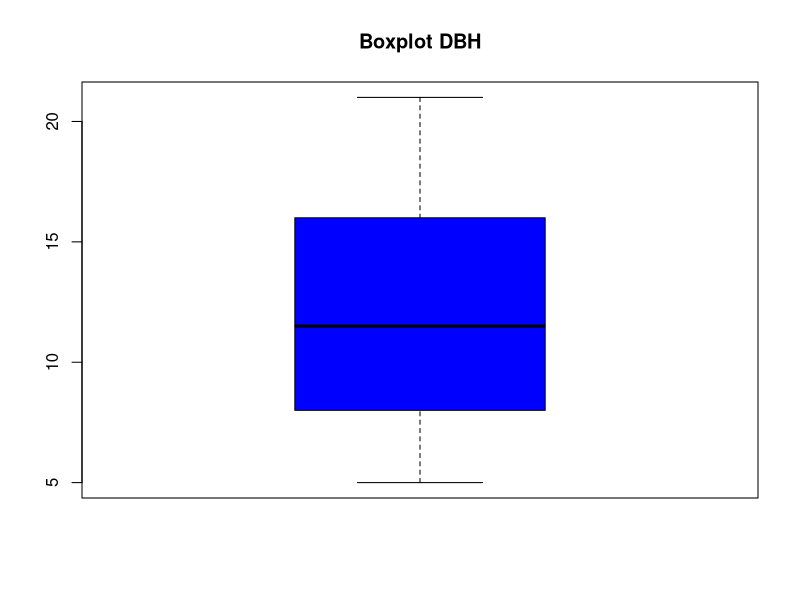
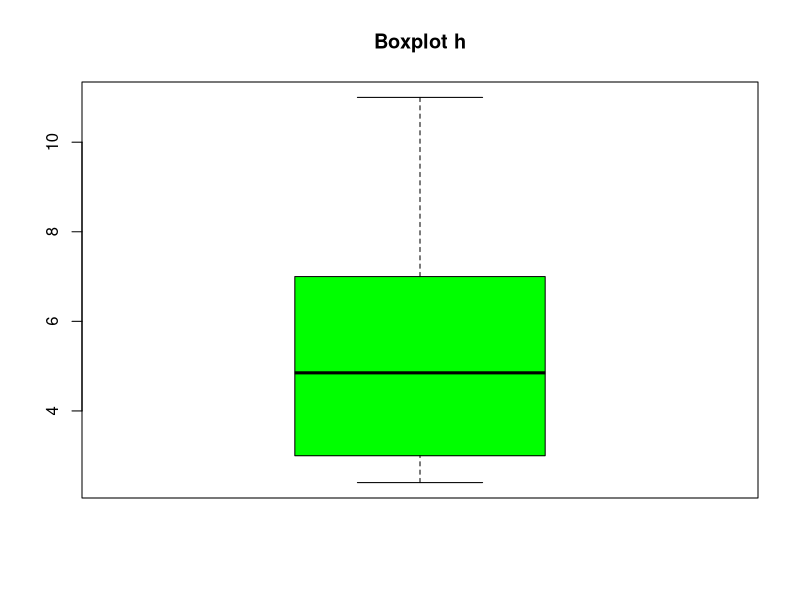
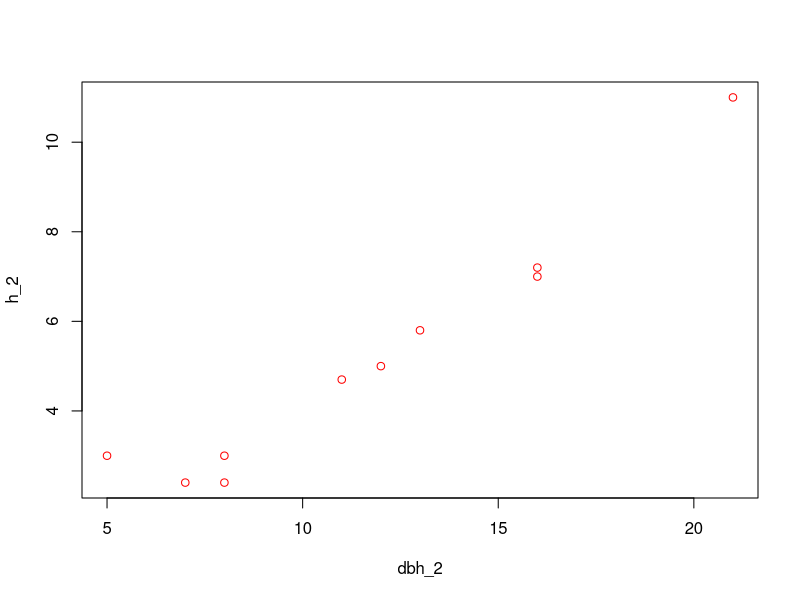
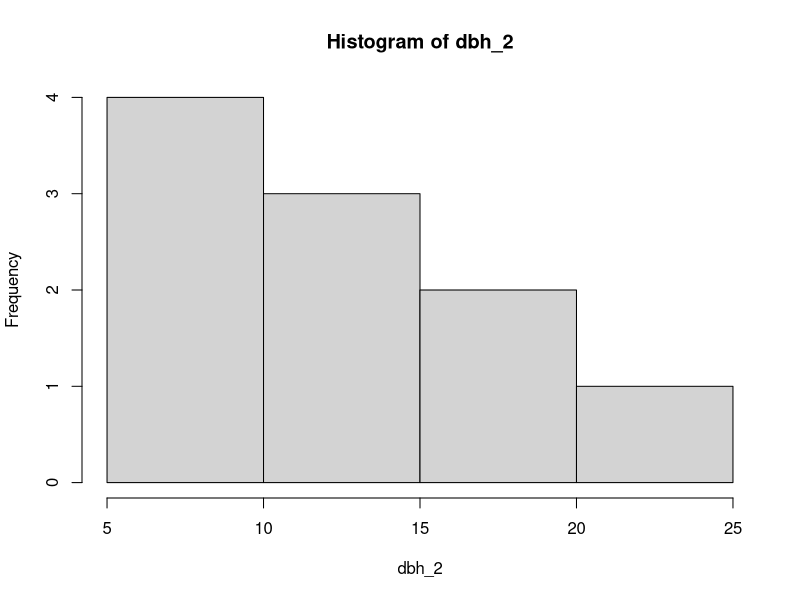
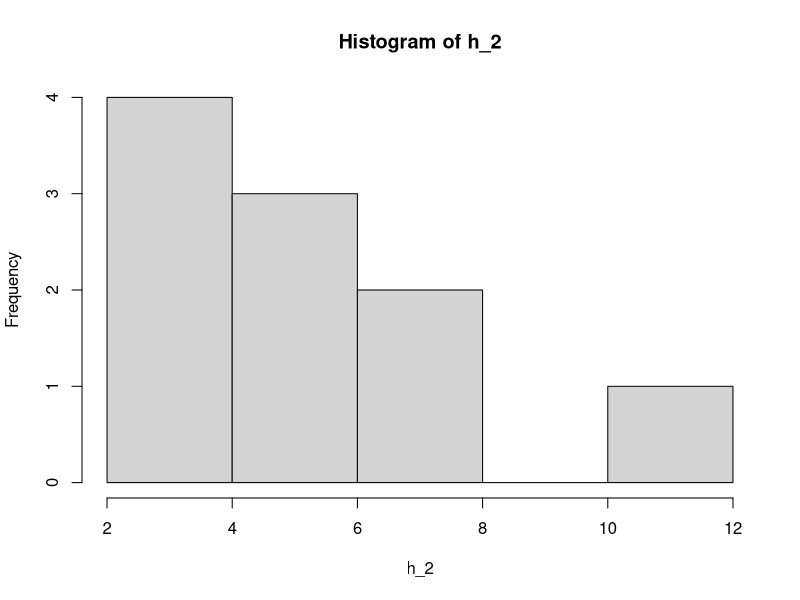
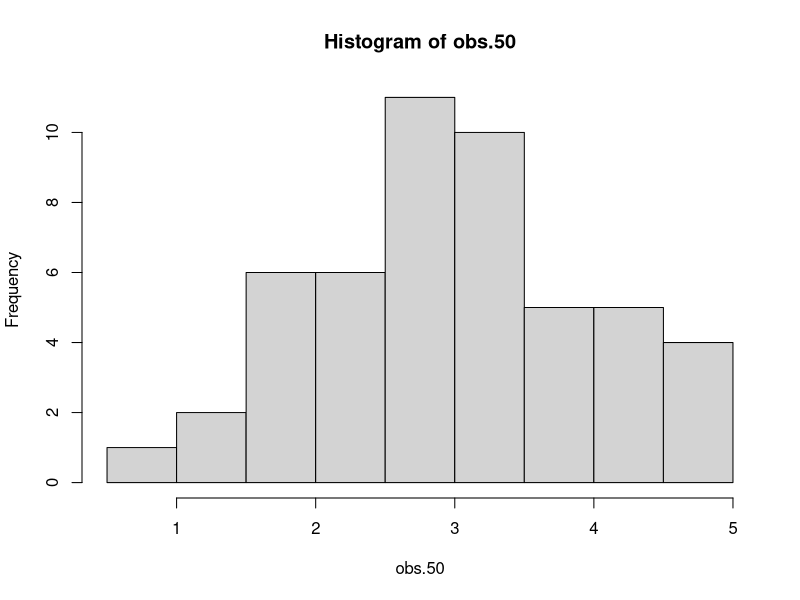
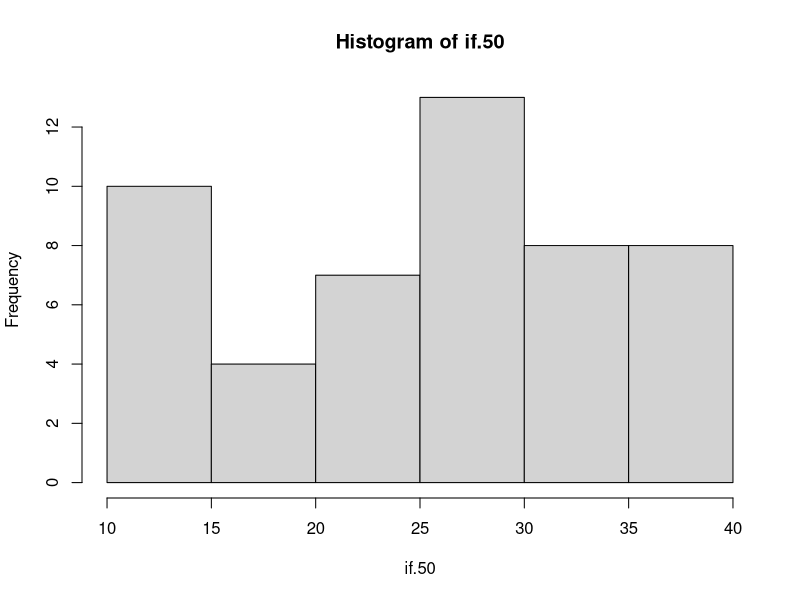
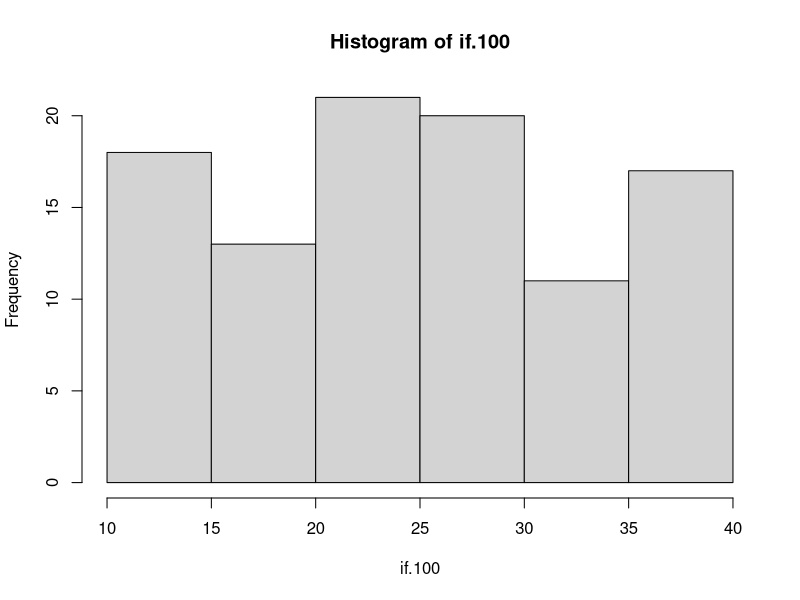

Reproduce these figures in R, in order.
# Jairo Alberto Leal Gómez
# 09/02/2023
# Características descriptivas


# Primera sesión ----------------------------------------------------------

dbh <- 15
h <- 8

# Multiplicación y operaciones

dbh * h

dbh^2

log(dbh)

dbh_2 <- c(12, 8, 7, 5, 11, 13, 16, 21, 8, 16) 

dbh_2 * h

h_2 <- c(5, 3, 2.4, 3, 4.7, 5.8, 7, 11, 2.4, 7.2)

dbh_2 * h_2



# Graficas ----------------------------------------------------------------

# Medidas de tendencia central
# Media, moda

# Medidas de dispersión
# Varianza, desviación estandar, etc.

# Representación gráfica de los datos
# Histogramas, distribución de un solo grupo en un rango
# Gráfica de barras, grupos 
# Dispersión
# Boxplot, gráfica de cajas

boxplot(dbh_2, col= 'blue', main = 'Boxplot DBH')

# Limites mínimo y máximo, centro representa la mediana, 50% de los datos en la caja, y cada uno es un cuartil (25, 50, 75, 100)

boxplot(h_2, col= 'green', main = 'Boxplot h')

plot(dbh_2, h_2, col= "red")

# Correlación: asociación positiva

hist(dbh_2)
hist(h_2)



# Datos aleatorios
# para que me genere datos random
?norm  

# algorito para que siempre me genere los mismos números, el numero en (  ) puede ser cualquiera
set.seed(13)
obs.50 <- rnorm(50, mean= 3)
hist(obs.50)

set.seed(13)
if.50 <- runif(50, min = 10, max = 40)
hist(if.50)

set.seed(13)
if.100 <- runif(100, min = 10, max = 40)
hist(if.100)

if.500 <- runif(500, min = 10, max = 40)
hist(if.500)

if.1000 <- runif(1000, min = 10, max = 40)
hist(if.1000)


set.seed(1)
stem(if.50)
hist(if.50)



# Restricciones -----------------------------------------------------------

# Trabajar con datos del objeto if.50

mean(if.50)
fivenum(if.50)
boxplot(if.50)

# mean= media   ;   fivenum= 5 datos del boxplot, rangos, limites de cuartiles y mediana

# SIMBOLOS DE RESTRICCIONES DE DATOS

# igual a ==
# diferente a !=
# igual o mayor >=
# igual o menor <=
# mayor que >
# menor que <

if.50 <= median(if.50)

# dice que datos cumplen la restricción... instruccion lógica

# submuestreo dirigido

?subset
dbh.50 <- subset(if.50, if.50 <= median(if.50))

dbh.up50 <- subset(if.50, if.50 >= median(if.50))

dbh.up30 <- subset(if.50, if.50 > 30)
dbh.up30

mean(dbh.up30)
sd(dbh.up30)



# Importar datos ----------------------------------------------------------

fert <- read.csv("vivero.csv", header = TRUE)

# mis datos no se exportaron como un factor, por lo cual no lo toma como grupos diferentes, siguiente comando para hacerlo

fert$Tratamiento <-as.factor(fert$Tratamiento)

# ~ en función de...

boxplot(fert$IE ~ fert$Tratamiento, 
        main = "Vivero Bosque Escuela",
        xlab = "Tratamiento", ylab = "Indice de Esbeltez",
        col = c("red", "blue"),
        las = 1, ylim = c(0.4, 1.2))
